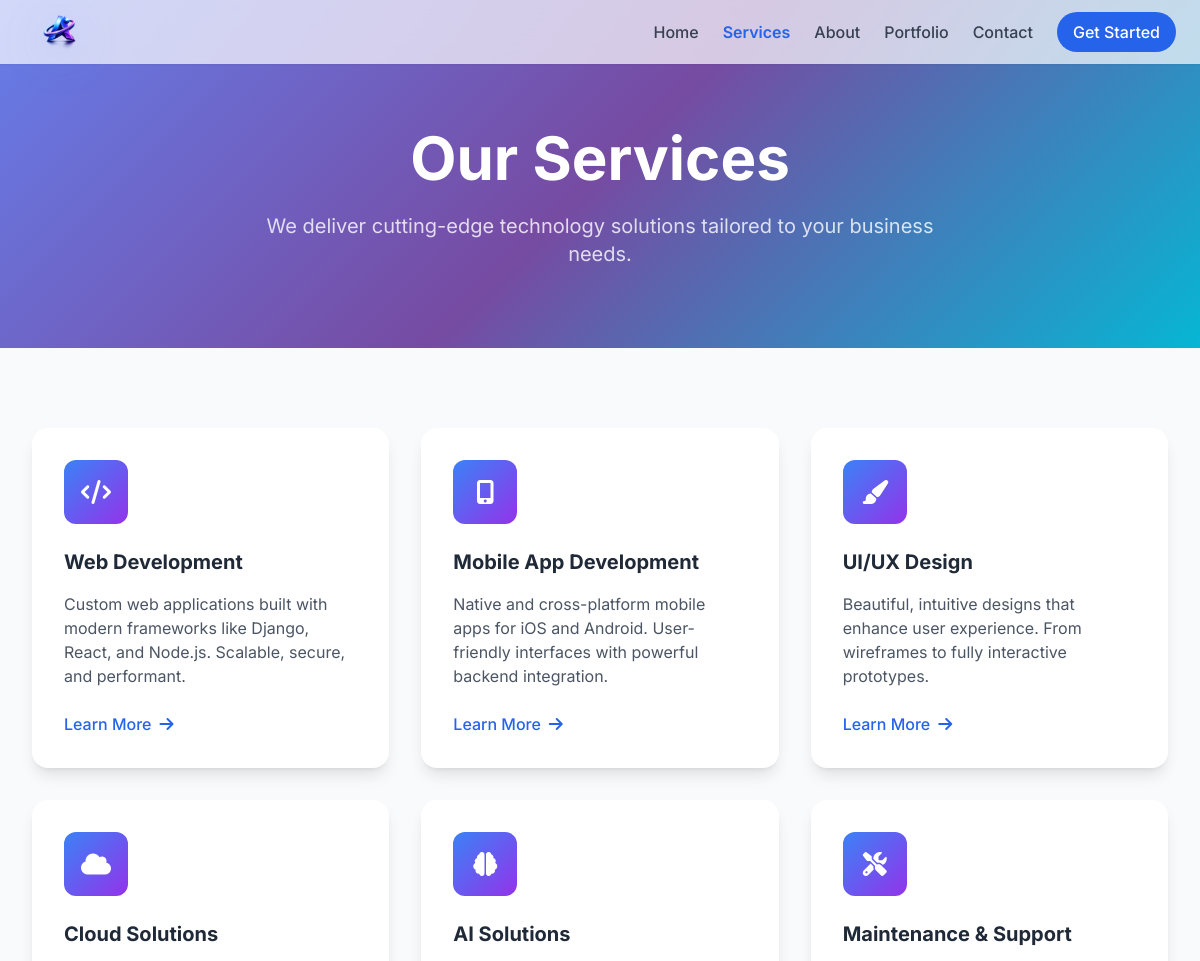
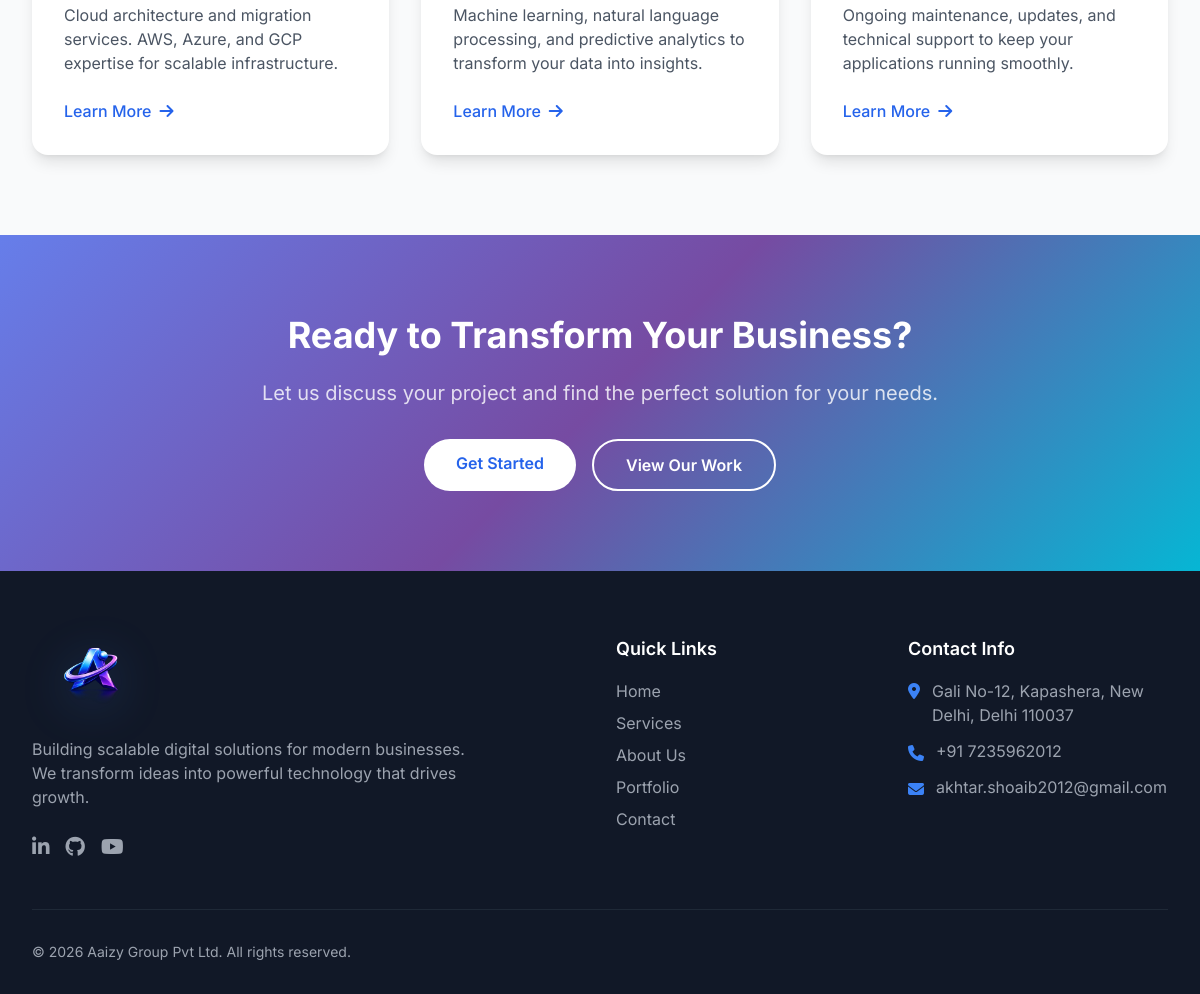
Page /services/ on the committed database (2 pictures, top to bottom).
### core/models.py (models this page shows, shortened)
class SingletonModel(models.Model):
    class Meta:
        abstract = True
    @classmethod
    def load(cls):
        obj, _ = cls.objects.get_or_create(pk=1)
        return obj

class SiteConfiguration(SingletonModel):
    site_name = models.CharField(max_length=100, default="TechNova")
    site_tagline = models.CharField(
        max_length=200, default="Digital Solutions for Modern Business"
    )
    logo = models.ImageField(upload_to="branding/", blank=True, null=True)
    meta_description = models.TextField(
        default=(
            "Building scalable digital solutions for modern businesses. "
            "Web development, mobile apps, AI solutions, and cloud services."
        )
    )
    meta_keywords = models.CharField(
        max_length=300,
        default=(
            "web development, mobile apps, AI solutions, cloud computing, "
            "UI UX design, startup, technology"
        ),
    )
    author_name = models.CharField(max_length=100, default="TechNova")
    navbar_cta_text = models.CharField(max_length=50, default="Get Started")
    footer_description = models.TextField(
        default=(
            "Building scalable digital solutions for modern businesses. "
            "We transform ideas into powerful technology that drives growth."
        )
    )
    contact_email = models.EmailField(default="hello@technova.com")
    contact_phone = models.CharField(max_length=50, default="+1 (555) 123-4567")
    contact_address = models.TextField(
        default="123 Tech Street, Suite 100, San Francisco, CA 94105"
    )
    working_hours = models.CharField(
        max_length=100, default="Mon - Fri: 9:00 AM - 6:00 PM"
    )
    map_embed_url = models.CharField(
        max_length=100,
        blank=True,
        help_text="Enter coordinates as 'latitude,longitude' e.g. '24.8607,67.0011'",
    )
    map_placeholder_text = models.CharField(
        max_length=150, default="Set map coordinates in admin panel."
    )
    footer_copyright = models.CharField(
        max_length=200, default="TechNova. All rights reserved."
    )
    privacy_policy_url = models.URLField(blank=True)
    terms_url = models.URLField(blank=True)
    facebook_url = models.URLField(blank=True)
    twitter_url = models.URLField(blank=True)
    instagram_url = models.URLField(blank=True)
    linkedin_url = models.URLField(blank=True)
    youtube_url = models.URLField(blank=True)
    github_url = models.URLField(blank=True)
    class Meta:
        verbose_name = "Site Configuration"
        verbose_name_plural = "Site Configuration"

class ServicesPageContent(SingletonModel):
    hero_title = models.CharField(max_length=120, default="Our Services")
    hero_description = models.TextField(
        default="We deliver cutting-edge technology solutions tailored to your business needs."
    )
    cta_title = models.CharField(
        max_length=120, default="Ready to Transform Your Business?"
    )
    cta_description = models.TextField(
        default="Let us discuss your project and find the perfect solution for your needs."
    )
    cta_primary_text = models.CharField(max_length=50, default="Get Started")
    cta_secondary_text = models.CharField(max_length=50, default="View Our Work")
    class Meta:
        verbose_name = "Services Page Content"
        verbose_name_plural = "Services Page Content"

class Service(models.Model):
    title = models.CharField(max_length=200)
    description = models.TextField()
    icon = models.CharField(
        max_length=100, help_text="Icon class (e.g., 'fas fa-code')"
    )
    order = models.PositiveIntegerField(default=0)
    is_active = models.BooleanField(default=True)
    created_at = models.DateTimeField(auto_now_add=True)
    updated_at = models.DateTimeField(auto_now=True)
    class Meta:
        ordering = ["order", "-created_at"]
        verbose_name = "Service"
        verbose_name_plural = "Services"

### core/views.py (the view)
# urls.py: path("services/", views.services, name="services"),
def services(request):
    context = {
        "services_page": ServicesPageContent.load(),
        "services": Service.objects.filter(is_active=True).order_by("order"),
    }
    return render(request, "core/services.html", context)

### core/context_processors.py (called while the page is built)
def site_content(request):
    return {
        "site_config": SiteConfiguration.load(),
        "current_year": datetime.now().year,
    }

### templates/core/services.html (shortened to what this page needs)
{% extends 'core/base.html' %}
{% block content %}
<section class="pt-32 pb-20 hero-gradient">
    <div class="max-w-7xl mx-auto px-4 sm:px-6 lg:px-8">
        <div class="text-center" data-aos="fade-up">
            <h1 class="text-4xl md:text-5xl lg:text-6xl font-bold text-white mb-6">{{ services_page.hero_title }}</h1>
            <p class="text-xl text-white/80 max-w-2xl mx-auto">{{ services_page.hero_description }}</p>
        </div>
    </div>
</section>
<section class="py-20 bg-gray-50">
    <div class="max-w-7xl mx-auto px-4 sm:px-6 lg:px-8">
        <div class="grid grid-cols-1 md:grid-cols-2 lg:grid-cols-3 gap-8">
            {% for service in services %}
            <div class="service-card bg-white rounded-2xl p-8 shadow-lg card-hover" data-aos="fade-up" data-aos-delay="{{ forloop.counter0 }}00">
                <div class="icon-box w-16 h-16 bg-gradient-to-br from-blue-500 to-purple-600 rounded-xl flex items-center justify-center mb-6 transition-transform">
                    <i class="{{ service.icon }} text-2xl text-white"></i>
                </div>
                <h3 class="text-xl font-bold text-gray-800 mb-4">{{ service.title }}</h3>
                <p class="text-gray-600 mb-6">{{ service.description }}</p>
                <a href="{% url 'contact' %}" class="text-blue-600 font-medium hover:text-blue-700 flex items-center gap-2">
                    Learn More <i class="fas fa-arrow-right"></i>
                </a>
            </div>
            {% empty %}
            <div class="md:col-span-2 lg:col-span-3 bg-white rounded-2xl p-8 shadow-lg text-center text-gray-500">
                Add services from the admin panel to populate this page.
            </div>
            {% endfor %}
        </div>
    </div>
</section>
<section class="py-20 hero-gradient">
    <div class="max-w-4xl mx-auto px-4 sm:px-6 lg:px-8 text-center">
        <h2 class="text-3xl md:text-4xl font-bold text-white mb-6" data-aos="fade-up">{{ services_page.cta_title }}</h2>
        <p class="text-xl text-white/80 mb-8" data-aos="fade-up" data-aos-delay="100">{{ services_page.cta_description }}</p>
        <div class="flex flex-col sm:flex-row gap-4 justify-center" data-aos="fade-up" data-aos-delay="200">
            <a href="{% url 'contact' %}" class="bg-white text-blue-600 px-8 py-3 rounded-full font-semibold hover:bg-gray-100 transition-colors">
                {{ services_page.cta_primary_text }}
            </a>
            <a href="{% url 'portfolio' %}" class="border-2 border-white text-white px-8 py-3 rounded-full font-semibold hover:bg-white/10 transition-colors">
                {{ services_page.cta_secondary_text }}
            </a>
        </div>
    </div>
</section>
{% endblock %}

### templates/core/base.html (shortened to what this page needs)
<!DOCTYPE html>
{% load leaflet_tags %}
{% load static %}
<html lang="en">
<head>
    <script src="https://cdn.tailwindcss.com"></script>
    <link rel="stylesheet" href="https://cdnjs.cloudflare.com/ajax/libs/font-awesome/6.4.0/css/all.min.css">
    <link href="https://unpkg.com/aos@2.3.1/dist/aos.css" rel="stylesheet">
</head>
<body class="bg-white text-gray-900">
    {% include 'core/includes/navbar.html' %}
    <main>
        {% block content %}{% endblock %}
    </main>
    {% include 'core/includes/footer.html' %}
</body>
</html>

### templates/core/includes/navbar.html (shortened to what this page needs)
<nav id="navbar" class="fixed top-0 left-0 right-0 z-50 transition-all duration-300 bg-white/70 backdrop-blur-md shadow-sm">
    <div class="max-w-7xl mx-auto px-4 sm:px-5 lg:px-6">
        {% with current=request.resolver_match.url_name %}
        <div class="flex justify-between items-center h-16">
            <div class="flex-shrink-0">
                <a href="{% url 'home' %}" class="flex items-center gap-2">
                    {% if site_config.logo %}
                    <img src="{{ site_config.logo.url }}"
                         alt="{{ site_config.site_name }}"
                         class="brand-mark h-10 w-auto sm:h-12 object-contain">
                    {% else %}
                    <span class="text-xl font-bold gradient-text">{{ site_config.site_name }}</span>
                    {% endif %}
                </a>
            </div>
            <div class="hidden md:flex items-center space-x-6">
                <a href="{% url 'home' %}" class="{% if current == 'home' %}text-blue-600 font-semibold{% else %}text-gray-700 hover:text-blue-600 font-medium transition-colors{% endif %}">Home</a>
                <a href="{% url 'services' %}" class="{% if current == 'services' %}text-blue-600 font-semibold{% else %}text-gray-700 hover:text-blue-600 font-medium transition-colors{% endif %}">Services</a>
                <a href="{% url 'about' %}" class="{% if current == 'about' %}text-blue-600 font-semibold{% else %}text-gray-700 hover:text-blue-600 font-medium transition-colors{% endif %}">About</a>
                <a href="{% url 'portfolio' %}" class="{% if current == 'portfolio' %}text-blue-600 font-semibold{% else %}text-gray-700 hover:text-blue-600 font-medium transition-colors{% endif %}">Portfolio</a>
                <a href="{% url 'contact' %}" class="{% if current == 'contact' %}text-blue-600 font-semibold{% else %}text-gray-700 hover:text-blue-600 font-medium transition-colors{% endif %}">Contact</a>
                <a href="{% url 'contact' %}"
                   class="bg-blue-600 text-white px-4 py-2 rounded-full font-medium hover:bg-blue-700 transition-all">
                    {{ site_config.navbar_cta_text }}
                </a>
            </div>
        </div>
        {% endwith %}
    </div>
</nav>

### templates/core/includes/footer.html (shortened to what this page needs)
<footer class="bg-gray-900 text-white pt-16 pb-8">
    <div class="max-w-7xl mx-auto px-4 sm:px-6 lg:px-8">
        <div class="grid grid-cols-1 md:grid-cols-4 gap-8 mb-12">
            <div class="col-span-1 md:col-span-2">
                <div class="mb-4">
                    <a href="{% url 'home' %}" class="inline-flex items-center gap-3">
                        {% if site_config.logo %}
                        <img src="{{ site_config.logo.url }}" alt="{{ site_config.site_name }}" class="brand-mark h-16 w-auto max-w-none object-contain sm:h-20">
                        {% else %}
                        <span class="text-2xl font-bold gradient-text">{{ site_config.site_name }}</span>
                        {% endif %}
                    </a>
                </div>
                <p class="text-gray-400 mb-6 max-w-md">
                    {{ site_config.footer_description }}
                </p>
                <div class="flex space-x-4">
                    {% if site_config.linkedin_url %}
                    <a href="{{ site_config.linkedin_url }}" target="_blank" rel="noreferrer" class="text-gray-400 hover:text-blue-700 transition-colors">
                        <i class="fab fa-linkedin-in text-xl"></i>
                    </a>
                    {% endif %}
                    {% if site_config.github_url %}
                    <a href="{{ site_config.github_url }}" target="_blank" rel="noreferrer" class="text-gray-400 hover:text-gray-200 transition-colors">
                        <i class="fab fa-github text-xl"></i>
                    </a>
                    {% endif %}
                    {% if site_config.youtube_url %}
                    <a href="{{ site_config.youtube_url }}" target="_blank" rel="noreferrer" class="text-gray-400 hover:text-red-500 transition-colors">
                        <i class="fab fa-youtube text-xl"></i>
                    </a>
                    {% endif %}
                </div>
            </div>
            <div>
                <h4 class="text-lg font-semibold mb-4">Quick Links</h4>
                <ul class="space-y-2">
                    <li><a href="{% url 'home' %}" class="text-gray-400 hover:text-white transition-colors">Home</a></li>
                    <li><a href="{% url 'services' %}" class="text-gray-400 hover:text-white transition-colors">Services</a></li>
                    <li><a href="{% url 'about' %}" class="text-gray-400 hover:text-white transition-colors">About Us</a></li>
                    <li><a href="{% url 'portfolio' %}" class="text-gray-400 hover:text-white transition-colors">Portfolio</a></li>
                    <li><a href="{% url 'contact' %}" class="text-gray-400 hover:text-white transition-colors">Contact</a></li>
                </ul>
            </div>
            <div>
                <h4 class="text-lg font-semibold mb-4">Contact Info</h4>
                <ul class="space-y-3">
                    <li class="flex items-start">
                        <i class="fas fa-map-marker-alt mt-1 mr-3 text-blue-500"></i>
                        <span class="text-gray-400 whitespace-pre-line">{{ site_config.contact_address }}</span>
                    </li>
                    <li class="flex items-center">
                        <i class="fas fa-phone mt-1 mr-3 text-blue-500"></i>
                        <span class="text-gray-400">{{ site_config.contact_phone }}</span>
                    </li>
                    <li class="flex items-center">
                        <i class="fas fa-envelope mt-1 mr-3 text-blue-500"></i>
                        <span class="text-gray-400">{{ site_config.contact_email }}</span>
                    </li>
                </ul>
            </div>
        </div>
        <div class="border-t border-gray-800 pt-8">
            <div class="flex flex-col md:flex-row justify-between items-center">
                <p class="text-gray-400 text-sm">
                    &copy; {{ current_year }} {{ site_config.footer_copyright }}
                </p>
            </div>
        </div>
    </div>
</footer>

### templates/core/base.html (style rules this page uses)
* { font-family: 'Inter', sans-serif; }
:root { --primary: #2563eb; --secondary: #7c3aed; --accent: #06b6d4; }
.hero-gradient { background: linear-gradient(135deg, #667eea 0%, #764ba2 50%, #06b6d4 100%); }
.card-hover { transition: all 0.3s ease; }
.brand-mark { filter: drop-shadow(0 10px 24px rgba(59, 130, 246, 0.22)); }
html { scroll-behavior: smooth; }

### rows in the picture
SiteConfiguration: logo (picture), navbar_cta_text "Get Started", footer_description "Building scalable digital solutions for modern businesses. We transform ideas into powerful technology that drives growth.", contact_address "Gali No-12, Kapashera, New Delhi, Delhi 110037", contact_phone "+91 7235962012", contact_email "akhtar.shoaib2012@gmail.com", footer_copyright "Aaizy Group Pvt Ltd. All rights reserved."
ServicesPageContent: hero_title "Our Services", hero_description "We deliver cutting-edge technology solutions tailored to your business needs.", cta_title "Ready to Transform Your Business?", cta_description "Let us discuss your project and find the perfect solution for your needs.", cta_primary_text "Get Started", cta_secondary_text "View Our Work"
Service: title "Web Development", description "Custom web applications built with modern frameworks like Django, React, and Node.js. Scalable, secure, and performant."
Service: title "Mobile App Development", description "Native and cross-platform mobile apps for iOS and Android. User-friendly interfaces with powerful backend integration."
Service: title "UI/UX Design", description "Beautiful, intuitive designs that enhance user experience. From wireframes to fully interactive prototypes."
Service: title "Cloud Solutions", description "Cloud architecture and migration services. AWS, Azure, and GCP expertise for scalable infrastructure."
Service: title "AI Solutions", description "Machine learning, natural language processing, and predictive analytics to transform your data into insights."
Service: title "Maintenance & Support", description "Ongoing maintenance, updates, and technical support to keep your applications running smoothly."
